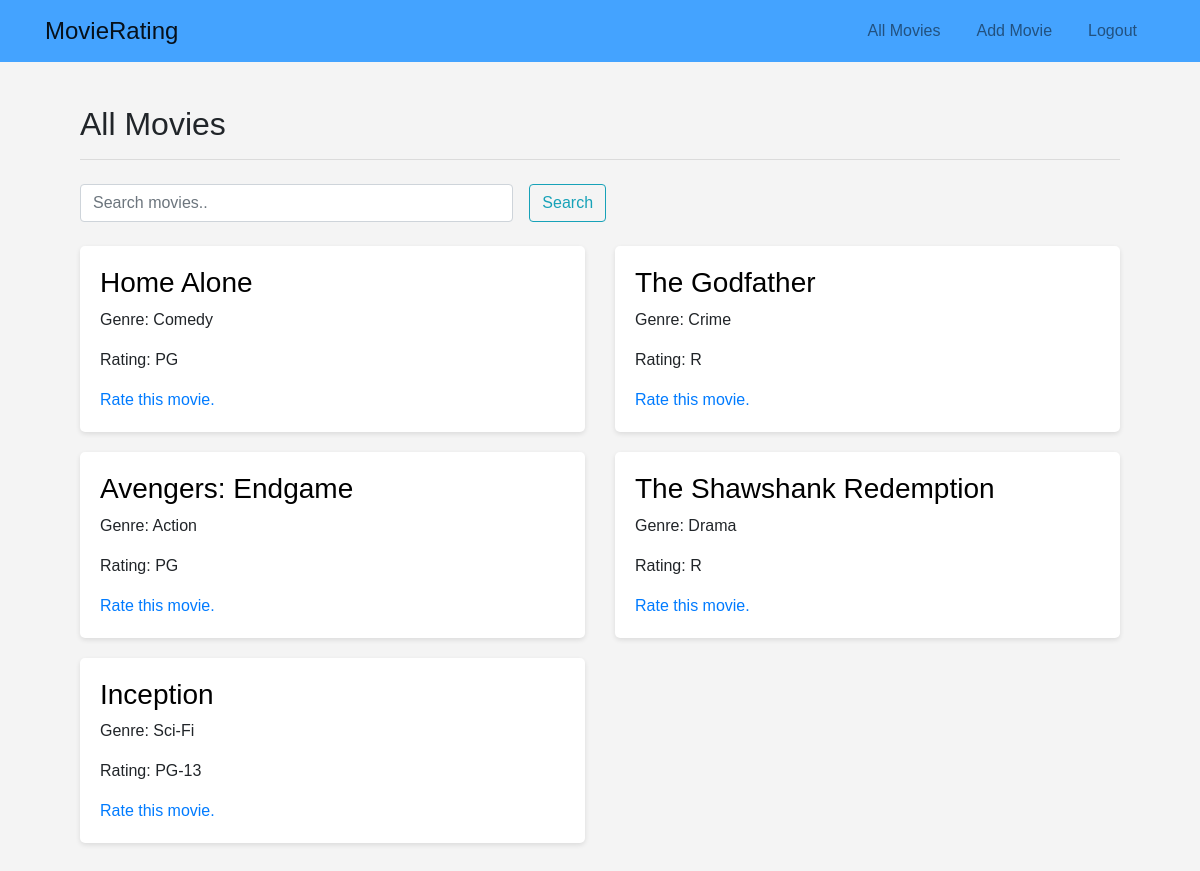
The app's page /home/ (signed in) with its own data.
### movieRatingApp/models.py (models this page shows, shortened)
class AddMovie(models.Model):
    user = models.ForeignKey(User, on_delete=models.CASCADE, related_name='add_movie_user')
    name = models.CharField(max_length=100)
    genre = models.CharField(max_length=50)
    rating = models.CharField(max_length=10)
    release_date = models.CharField(max_length=20)

### movieRatingApp/views.py (the view)
# urls.py: path('home/', views.home_view, name='home'),
@login_required
def home_view(request):
    movies = AddMovie.objects.all()
    return render(request, 'movieRatingApp/home.html', context={'movies': movies})

### templates/movieRatingApp/home.html
{% extends 'base.html' %}
{% block main_body_block %}
    <div class="container">
        <div class="movie-list">
            <h2>All Movies</h2>
            <hr>
            <form class="d-flex my-4 " role="search" method="GET" action="{% url 'movieRatingApp:search-movie' %}">
                <input class="form-control me-2 col-5 " name="movie_search" type="search" placeholder="Search movies.." aria-label="Search">
                <button class="btn btn-outline-info mx-3" type="submit">Search</button>
            </form>
            <div class="row">
                {% for movie in movies %}
                    <div class="col-md-6">
                        <div class="movie-card">
                            <h3><a href="{% url 'movieRatingApp:detail-movie' movie.pk %}"
                                   style="text-decoration: none;color: black"> {{ movie.name }}</a></h3>
                            <p>Genre: {{ movie.genre }}</p>
                            <p>Rating: {{ movie.rating }}</p>
                            {% if movie.get_rating_bool %}
                                <p>you rated the movie</p>
                            {% else %}
                                <a href="{% url 'movieRatingApp:rate-movie' movie.pk %}">Rate this movie.</a>
                            {% endif %}
                        </div>
                    </div>
                {% endfor %}
            </div>
        </div>
    </div>
{% endblock %}

### static/main.css (style rules this page uses)
body { font-family: Arial, sans-serif; background-color: #f4f4f4; }
.movie-list { padding: 20px; }
.movie-card { background-color: #fff; border-radius: 5px; box-shadow: 0 2px 5px rgba(0, 0, 0, 0.1); padding: 20px; margin-bottom: 20px; }

### records on screen
AddMovie: name "Home Alone", genre "Comedy", rating "PG"
AddMovie: name "The Godfather", genre "Crime", rating "R"
AddMovie: name "Avengers: Endgame", genre "Action", rating "PG"
AddMovie: name "The Shawshank Redemption", genre "Drama", rating "R"
AddMovie: name "Inception", genre "Sci-Fi", rating "PG-13"
